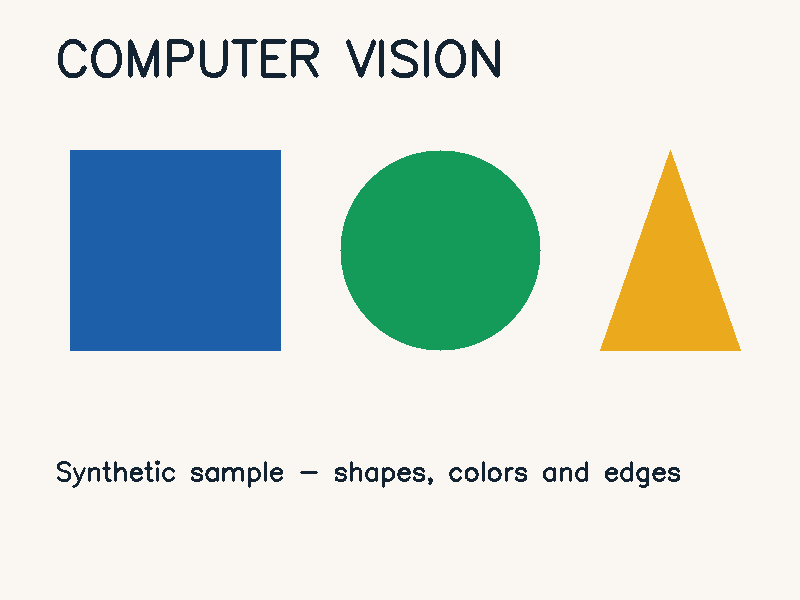
#> input picture sample.png, 800 x 600 px
$ python image_processing.py
#> lines starting #> are read from the running program, lines starting #| are printed output that depends on the picture; after the words box and inside, x2 and y2 are one past the last pixel; in counts of white or black regions, pixels touching at a corner belong together
### demo_utils.py
"""Small helpers shared by the learning demonstrations."""
import argparse
from pathlib import Path
import cv2

ROOT = Path(__file__).resolve().parent

def image_options(description, default='sample.png'):
#> called with description = 'Image processing contact sheet', default = 'sample.png'
    parser = argparse.ArgumentParser(description=description)
    parser.add_argument('image', nargs='?', default=str(ROOT / default))
    parser.add_argument('--no-display', action='store_true', help='Skip GUI windows')
    parser.add_argument('--output', default=str(ROOT / 'outputs'))
    args = parser.parse_args()
    image = cv2.imread(args.image)
#> image is the input picture: shape (600, 800, 3); mean B, G, R 215.5, 220.9, 210.4
    if image is None:
        parser.error(f'Cannot read image: {args.image}')
    return args, image

# [10 lines left out: function video_options, not called in this run]

def output_dir(path):
    directory = Path(path)
    directory.mkdir(parents=True, exist_ok=True)
    return directory

### image_processing.py
"""Resize, grayscale, blur, and detect edges; save a labeled contact sheet."""
import cv2
import numpy as np
from demo_utils import image_options, output_dir

def build_views(image):
    resized = cv2.resize(image, (400, 300))
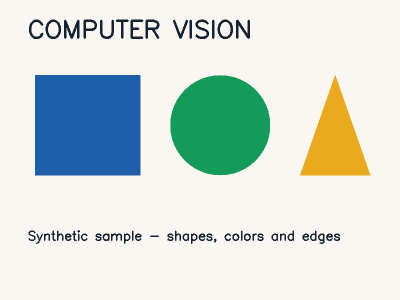
#> resized: shape (300, 400, 3); mean B, G, R 215.5, 220.9, 210.4
    gray = cv2.cvtColor(resized, cv2.COLOR_BGR2GRAY)
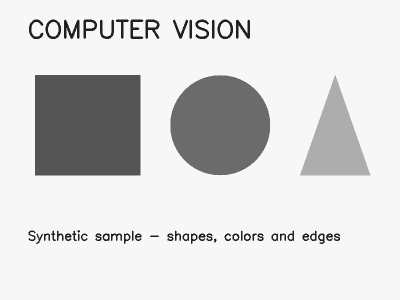
#> gray: shape (300, 400); min 32, max 247, mean 216.9
    blur = cv2.GaussianBlur(resized, (7, 7), 0)
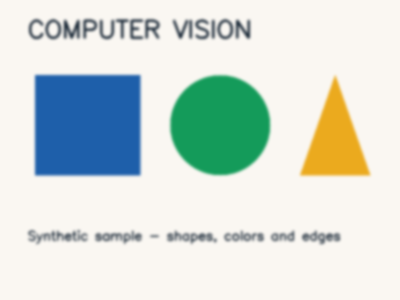
#> blur: shape (300, 400, 3); mean B, G, R 215.5, 220.9, 210.4
    edges = cv2.Canny(resized, 100, 200)
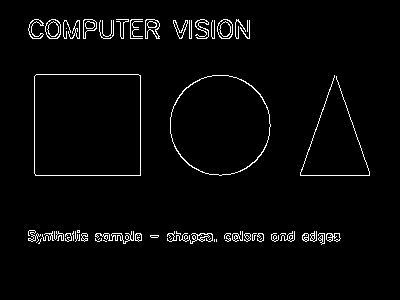
#> edges: shape (300, 400); 2.8% white in thin lines or dots, all inside (x1, y1, x2, y2) = (28, 19, 370, 245)
    views = [('Original / resized', resized), ('Grayscale', gray),
             ('Gaussian blur', blur), ('Canny edges', edges)]
    tiles = []
    for label, view in views:
        if view.ndim == 2:
            view = cv2.cvtColor(view, cv2.COLOR_GRAY2BGR)
        tile = np.zeros((340, 400, 3), np.uint8)
        tile[:300] = view
        cv2.putText(tile, label, (14, 325), cv2.FONT_HERSHEY_SIMPLEX, .65, (255, 255, 255), 1)
        tiles.append(tile)
#> this loop made 4 passes
#> label on passes 1 to 4: 'Original / resized', 'Grayscale', 'Gaussian blur', 'Canny edges'
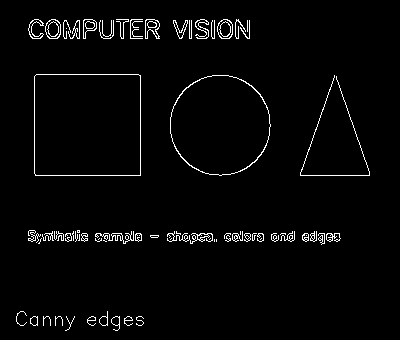
#> tile: shape (340, 400, 3); 2.6% white in thin lines or dots, all inside (x1, y1, x2, y2) = (16, 19, 370, 331)
#> after the loop, tiles = 4 items
    return np.vstack((np.hstack(tiles[:2]), np.hstack(tiles[2:])))
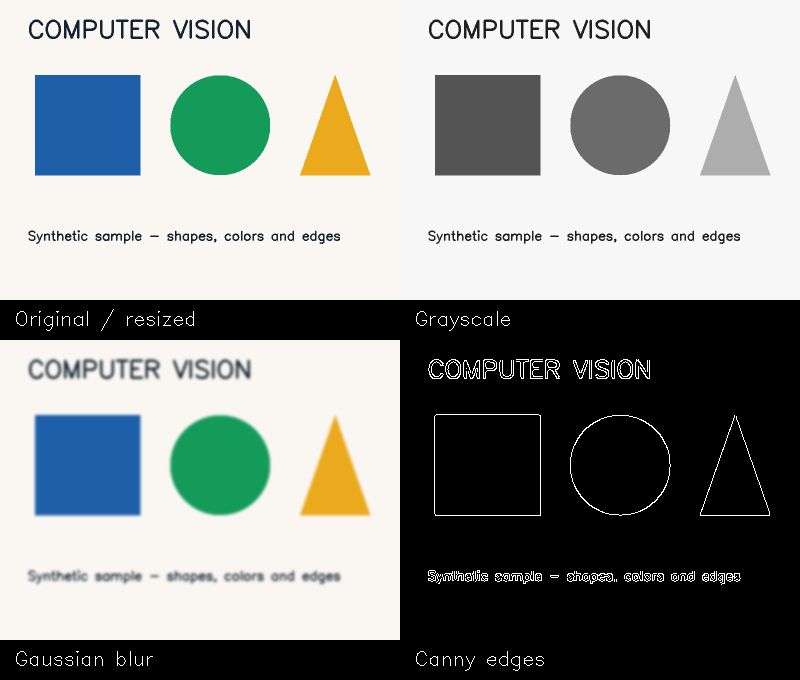
#> returned value: shape (680, 800, 3); mean of channels 0, 1, 2 145, 147.4, 142.8; drawn as B, G, R

def main():
    args, image = image_options('Image processing contact sheet')
    sheet = build_views(image)
    target = output_dir(args.output) / 'image_processing.png'
    cv2.imwrite(str(target), sheet)
    print(f'Saved {target}')
#| Saved outputs/image_processing.png
    if not args.no_display:
        cv2.imshow('Image processing', sheet)
        cv2.waitKey(0)
        cv2.destroyAllWindows()

if __name__ == '__main__':
    main()
